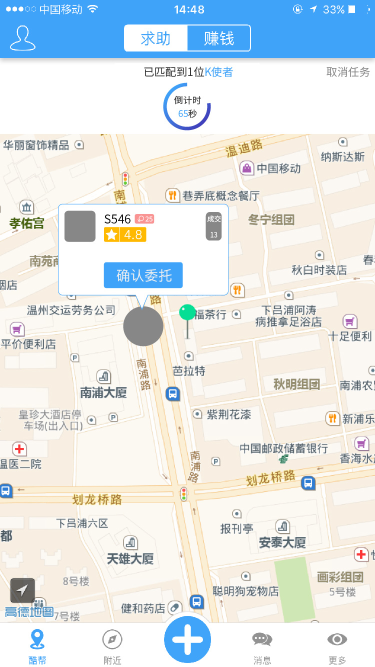
#> input picture module/test.jpg, 750 x 1334 px (shown at 1/2 size)
$ python testModule.py
#> lines starting #> are read from the running program, lines starting #| are printed output that depends on the picture
from PIL import Image
import  sys

im = Image.open('test.jpg')
#> im is the input picture: PIL image 750x1334 RGB; mean R, G, B 224.3, 230.1, 231
print(im.format, im.size, im.mode)
#| JPEG (750, 1334) RGB
im.thumbnail((375,667))
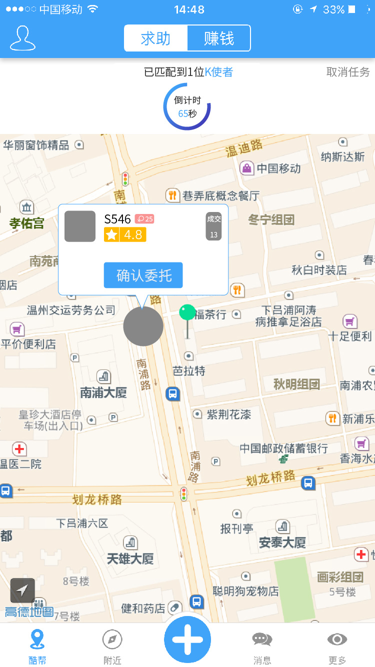
#> im: PIL image 375x667 RGB; mean R, G, B 224.3, 230.1, 231
im.save('new.jpg', 'JPEG')

print(sys.path)
sys.path.append('/Users/michael/my_py_scripts')
print(sys.path)
